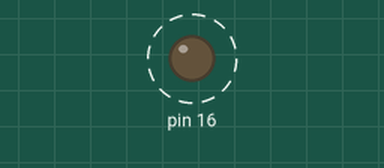
Recording of a sketch running on a simulated Arduino Uno, built with avr-gcc and run on an emulated ATmega328P. On the bench: output pins drawn as LEDs (lit = HIGH). Dashed ring = blinking.

Above: at 0.05 s.
Timing chart, 0 to 3.0 s (numbered marks = the images above):
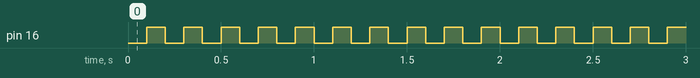

The sketch:

P01-blink.ino
```cpp
void setup() {
  //o parâmetro "16" equivale ao pino D0
  //e poderia ser substituído por "D0", "LED_BUILTIN" ou "BUILTIN_LED"
  pinMode(16, OUTPUT);
}

void loop() {
  digitalWrite(16, LOW);  //liga o LED, que opera invertido
  delay(100);
  digitalWrite(16, HIGH); //desliga o LED, que opera invertido
  delay(100);
}
```

Measured:
- by itself, pin 16: alternates HIGH for 0.10 s and LOW for 0.10 s
